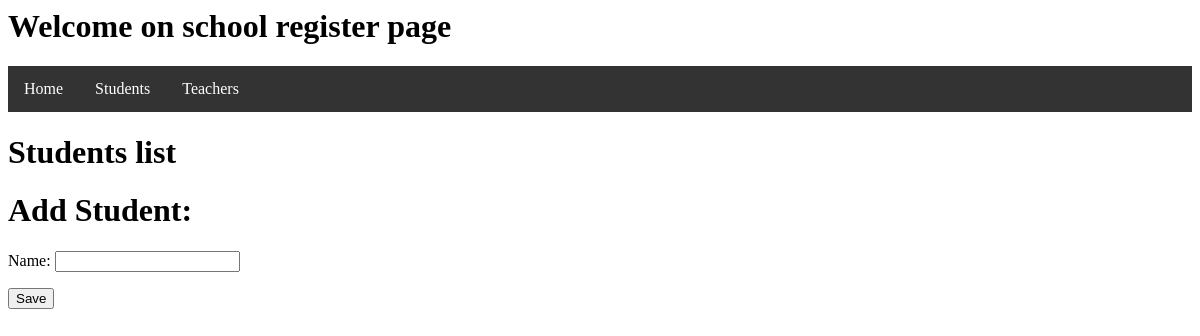
The app's page /students/, older data.
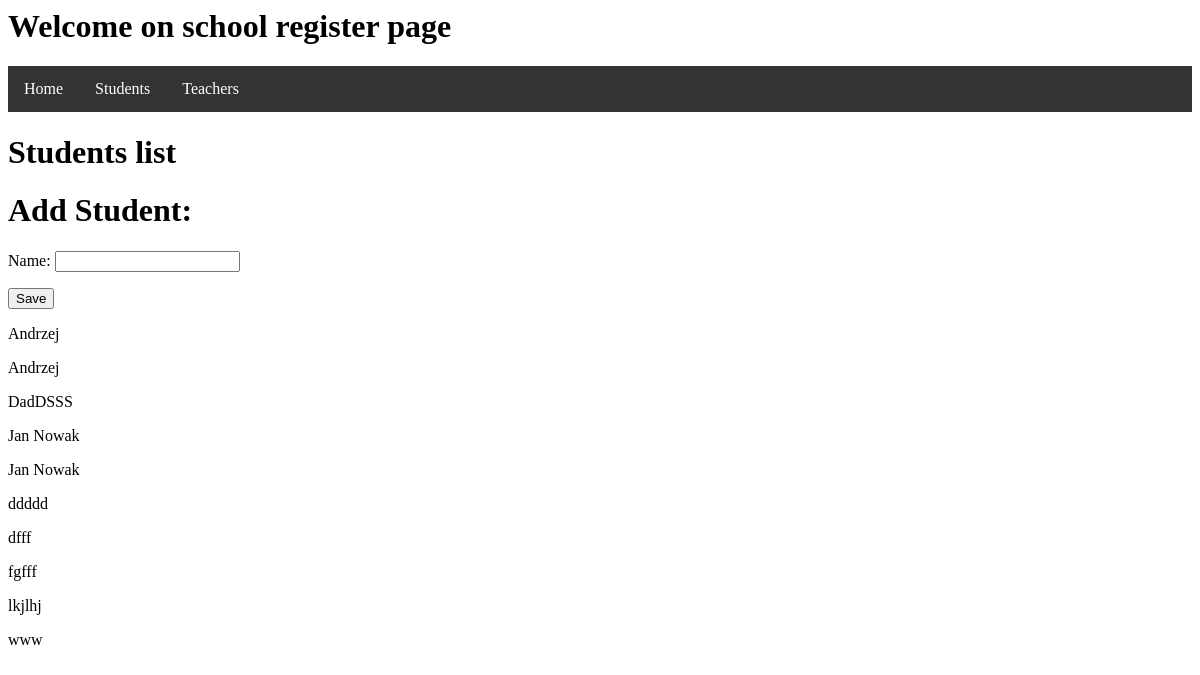
The same page, newer data.
### school/models.py (models this page shows, shortened)
class Student(models.Model):
    name = models.CharField(max_length=100)
    group = models.ForeignKey(Group, on_delete=models.CASCADE)
    subjects = models.ManyToManyField(Subject)

### school/views.py (the view)
# urls.py: path("students/", views.students, name="students"),
def students(request):
    students = Student.objects.order_by("name")
    if request.method == "POST":
        form = StudentForm(request.POST)
        if form.is_valid():
            form.save()
            return redirect("students")
    else:
        form = StudentForm()
    return render(request, "students.html", {"form": form, "students": students})

### school/forms.py
class StudentForm(forms.ModelForm):
    class Meta:
        model = Student
        fields = ("name",)

### templates/students.html (shortened to what this page needs)
{% extends "home.html" %}
{% block content %}
    <div>
        <h1>Students list</h1>
    </div>
    <h1>Add Student:</h1>
    <form method="POST" >
        {{ form.as_p }}
        <button type="submit" class="save btn btn-default">Save</button>
    </form>
    {% for student in students %}
    <div>
        <p>{{ student.name }} </p>
    </div>
    {% endfor %}
{% endblock %}

### templates/home.html
{% load static %}
<link rel="stylesheet" type="text/css" href="{% static 'school/style.css' %}">
<h1>Welcome on school register page</h1>
    <ul>
        <li><a href="{%url 'home'%}">Home</a></li>
        <li><a href="{%url 'students'%}">Students</a></li>
        <li><a href="{%url 'teachers'%}">Teachers</a></li>
    </ul>
{% block content %}
{% endblock %}

### school/static/school/style.css (style rules this page uses)
ul { list-style-type: none; margin: 0; padding: 0; overflow: hidden; background-color: #333; }
li { float: left; }
li a { display: block; color: white; text-align: center; padding: 14px 16px; text-decoration: none; }

Row changes from the older to the newer data that the page shows:
added Student: name "Andrzej"
added Student: name "Andrzej"
added Student: name "DadDSSS"
added Student: name "Jan Nowak"
added Student: name "Jan Nowak"
added Student: name "ddddd"
added Student: name "dfff"
added Student: name "fgfff"
added Student: name "lkjlhj"
added Student: name "www"
